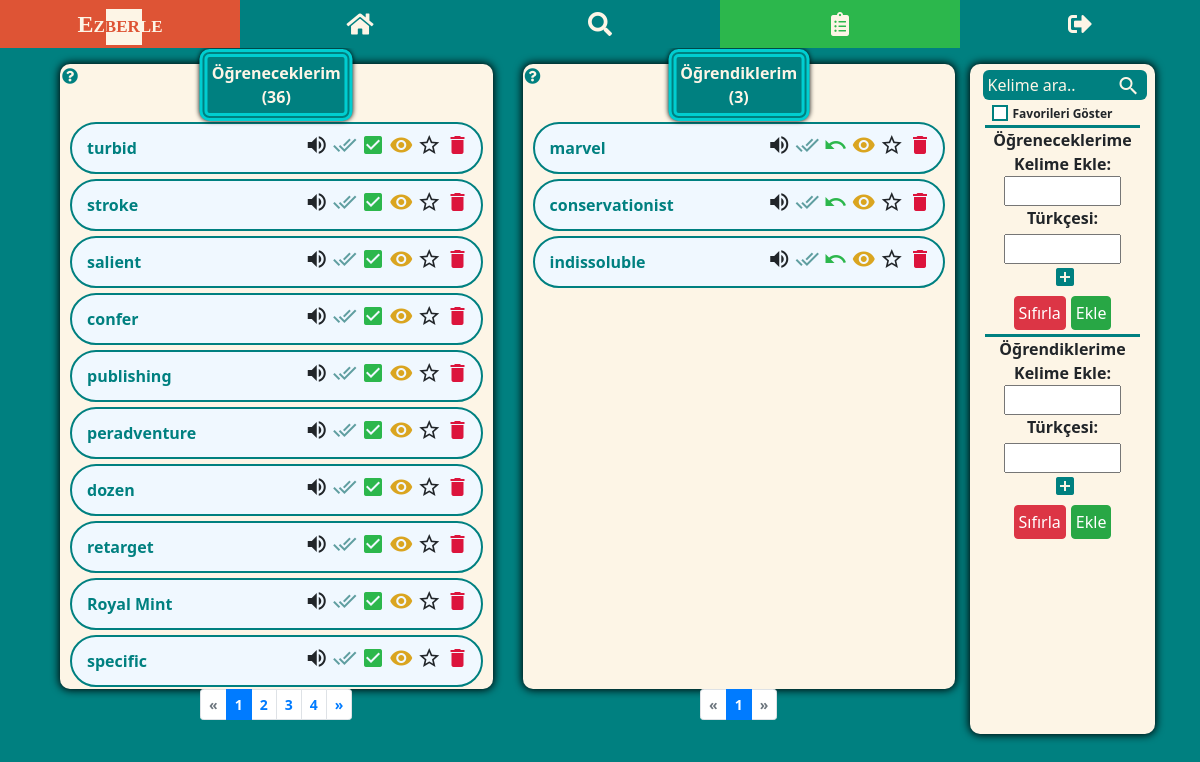
Page /kelime_listesi/ (signed in) on the earlier database version.
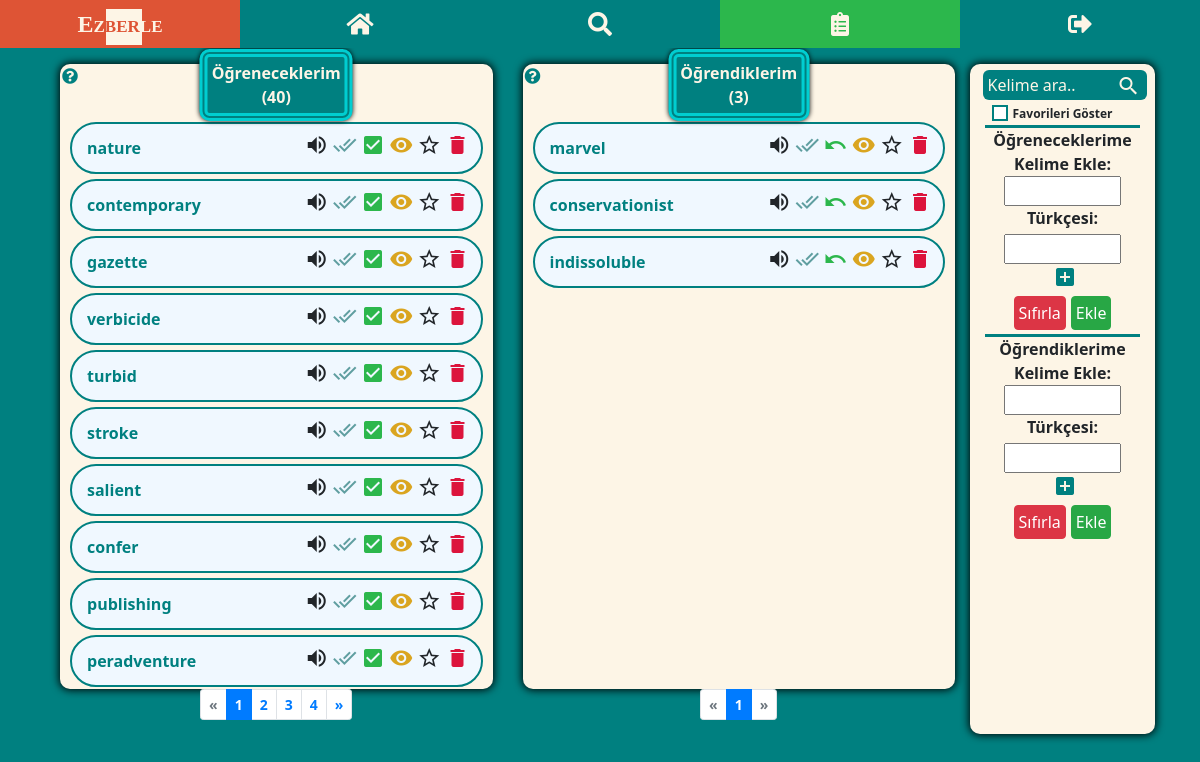
Same page on the later database version.
### my_dict/models.py (models this page shows, shortened)
class WordEn(models.Model):
    user = models.ForeignKey(User, on_delete=models.CASCADE)
    english = models.CharField(max_length=100)
    audio = models.CharField(max_length=300)
    create_time = models.DateTimeField(auto_now_add=True)
    is_learned = models.BooleanField(default=False)
    is_seen = models.BooleanField(default=False)
    is_starred = models.BooleanField(default=False)
    memorize_tracker = FieldTracker(fields=['is_learned'])
    class Meta:
        ordering = ['-create_time']

### my_dict/views.py (the view)
# urls.py: path('kelime_listesi/', my_word_list, name='word-list'),
@login_required
def my_word_list(request):
    learned_words = WordEn.objects.filter(user=request.user, is_learned=True)
    unlearned_words = WordEn.objects.filter(user=request.user, is_learned=False)
    learned_count = len(learned_words)
    unlearned_count = len(unlearned_words)
    if request.method == 'POST':
        if "english-unl" in request.POST:
            word_en = request.POST.get('english-unl')
            word_tr_list = request.POST.getlist('turkish-unl[]')
            if not WordEn.objects.filter(user=request.user, english=word_en).exists():
                create_word_en = WordEn(user=request.user, english=word_en)
                create_word_en.save()
                for word_tr in word_tr_list:
                    if word_tr.strip() != "":
                        create_word_tr = create_word_en.turkish.create(turkish=word_tr)
                        create_word_tr.save()
                is_added = True
            else:
                is_added = False
            data = {'is_added': is_added}
            return JsonResponse(data)
        elif "english-l" in request.POST:
            word_en = request.POST.get('english-l')
            word_tr_list = request.POST.getlist('turkish-l[]')
            if not WordEn.objects.filter(user=request.user, english=word_en).exists():
                create_word_en = WordEn(user=request.user, english=word_en, is_learned=True)
                create_word_en.save()
                for word_tr in word_tr_list:
                    if word_tr.strip() != "":
                        create_word_tr = create_word_en.turkish.create(turkish=word_tr)
                        create_word_tr.save()
                is_added = True
            else:
                is_added = False
            data = {'is_added': is_added}
            return JsonResponse(data)
    elif request.method == "GET":
        word = request.GET.get("q")
        my_word_list_search(request, word)
    paginator_unl = Paginator(unlearned_words, 10)
    page_no_unl = request.GET.get('s')
    page_unl = paginator_unl.get_page(page_no_unl)
    paginator_l = Paginator(learned_words, 10)
    page_no_l = request.GET.get('p')
    page_l = paginator_l.get_page(page_no_l)
    context = {
        'page_obj_unl': page_unl,
        'page_obj_l': page_l,
        'learned_words': learned_words,
        'unlearned_words': unlearned_words,
        'learned_count': learned_count,
        'unlearned_count': unlearned_count,
    }
    return render(request, 'my_dict/word_list.html', context=context)

### my_dict/templates/my_dict/word_list.html (shortened to what the changed rows need)
{% extends 'base.html' %}
{% load static %}
{% block content %}
<div class="container-md">
<div class="row mt-3">
    <div class="col-lg-5 tbl-first">
        <div class="tbl-words position-relative">
            <span class="wl-title">Öğreneceklerim <br> <div>(<span class="count-unl">{{ unlearned_count }}</span>)</div></span>
            <ul class="unl-word">
                {% if "kelime_listesi/q=" not in request.path or page_obj_unl|length > 0 %}
                    {% for word in page_obj_unl %}
                    <li data-id="{{word.id}}" class="li{{word.id}}">
                        <div class="en-section">
                            <div class="align-self-center word">
                                <a href="{% url 'dictionary' word.english %}">{{ word.english }}</a>
                            </div>
                            <div data-id="{{word.id}}" class="btn-grp">
                                {% if word.audio %}
                                <i title="Dinle" class="material-icons audio">volume_up</i>
                                {% else %}
                                <i title="Ses mevcut değil" class="material-icons audio">volume_off</i>
                                <audio src="{{word.audio}}"></audio>
                                {% endif %}
                                {% if word.is_seen %}
                                <i title="Görüldü" class="material-icons tick-seen dodger">done_all</i>
                                {% else %}
                                <i title="Görüldü" class="material-icons tick-seen cadet">done_all</i>
                                {% endif %}
                                <i title="Ezberledim" class="material-icons tick-learn memorize">check_box</i>
                                <button data-toggle="collapse" data-target=".tr{{word.id}}" class="eye">
                                    <i title="Türkçelerini göster" class="material-icons">remove_red_eye</i>
                                </button>
                                {% if not word.is_starred %}
                                <i title="Favorilere ekle" class="material-icons star">star_border</i>
                                {% else %}
                                <i title="Favorilere eklendi" class="material-icons star pale-yellow">star</i>
                                {% endif %}
                                <i title="Sil" class="material-icons del del-unl">delete</i>
                            </div>
                        </div>
                    </li>
                    {% endfor %}
                {% elif page_obj_unl|length == 0 and '$favorites' not in request.path %}
                    <li>Bu listeye <u>{{word}}</u> için bir kelime kayıt edilmemiş.</li>
                {% endif %}
            </ul>
        </div>
        {% if 'kelime_listesi/q=' not in request.path or unl_pg_count > 9 %}
        <nav aria-label="Page navigation example">
          <ul class="pagination pagination-sm justify-content-center">
          {% for i in page_obj_unl.paginator.page_range %}
              {% if page_obj_unl.number == i %}
                  <li class="page-item active" aria-current="page">
                <span class="page-link">
                  {{ i }}
                </span>
              </li>
              {% elif i > page_obj_unl.number|add:'-5' and i < page_obj_unl.number|add:'5' %}
                   <li class="page-item"><a class="page-link" href="?s={{ i }}">{{ i }}</a></li>
              {% endif %}
          {% endfor %}
        </ul>
      </nav>
        {% endif %}
    </div>
    <div class="col-lg-5 mt-md-2 mt-lg-0">
        <div class="tbl-words position-relative">
            <ul class="l-word">
                {% if "kelime_listesi/q=" not in request.path or page_obj_l|length > 0 %}
                    {% for word in page_obj_l %}
                    <li data-id="{{word.id}}" class="li{{word.id}}">
                        <div class="en-section">
                            <div class="align-self-center word">
                                <a href="{% url 'dictionary' word.english %}">{{ word.english }}</a>
                            </div>
                            <div data-id="{{word.id}}" class="btn-grp">
                                {% if word.audio %}
                                <i title="Dinle" class="material-icons audio">volume_up</i>
                                {% else %}
                                <i title="Ses mevcut değil" class="material-icons audio">volume_off</i>
                                <audio src="{{word.audio}}"></audio>
                                {% endif %}
                                {% if word.is_seen %}
                                <i title="Görüldü" class="material-icons tick-seen dodger">done_all</i>
                                {% else %}
                                <i title="Görüldü" class="material-icons tick-seen cadet">done_all</i>
                                {% endif %}
                                <i title="Unuttum" class="material-icons tick-unlearn memorize">undo</i>
                                {% if word.turkish %}
                                <button data-toggle="collapse" data-target=".tr{{word.id}}" class="eye"><i title="Türkçelerini göster" class="material-icons">remove_red_eye</i></button>
                                {% endif %}
                                {% if not word.is_starred %}
                                <i title="Favorilere ekle" class="material-icons star">star_border</i>
                                {% else %}
                                <i title="Favorilere eklendi" class="material-icons star pale-yellow">star</i>
                                {% endif %}
                                <i title="Sil" class="material-icons del del-l">delete</i>
                            </div>
                        </div>
                    </li>
                    {% endfor %}
                {% elif page_obj_l|length == 0 and '$favorites' not in request.path %}
                    <li>Bu listeye <u>{{word}}</u> için bir kelime kayıt edilmemiş.</li>
                {% endif %}
            </ul>
        </div>
        {% if 'kelime_listesi/q=' not in request.path or l_pg_count > 9 %}
        <nav aria-label="Page navigation example">
          <ul class="pagination pagination-sm justify-content-center">
          {% for i in page_obj_l.paginator.page_range %}
              {% if page_obj_l.number == i %}
                  <li class="page-item active" aria-current="page">
                <span class="page-link">
                  {{ i }}
                </span>
              </li>
              {% elif i > page_obj_l.number|add:'-5' and i < page_obj_l.number|add:'5' %}
                   <li class="page-item"><a class="page-link" href="?p={{ i }}">{{ i }}</a></li>
              {% endif %}
          {% endfor %}
          </ul>
        </nav>
        {% endif %}
    </div>
</div>
</div>
{% endblock %}

Differences in the rows shown:
no longer on this page (row unchanged): WordEn: english "dozen", is_seen False (drawn), is_starred False (drawn)
no longer on this page (row unchanged): WordEn: english "retarget", is_seen False (drawn), is_starred False (drawn)
no longer on this page (row unchanged): WordEn: english "Royal Mint", is_seen False (drawn), is_starred False (drawn)
no longer on this page (row unchanged): WordEn: english "specific", is_seen False (drawn), is_starred False (drawn)
added WordEn: english "nature", is_seen False (drawn), is_starred False (drawn)
added WordEn: english "contemporary", is_seen False (drawn), is_starred False (drawn)
added WordEn: english "gazette", is_seen False (drawn), is_starred False (drawn)
added WordEn: english "verbicide", is_seen False (drawn), is_starred False (drawn)
Other differences:
{{ unlearned_count }}: "36" → "40"
